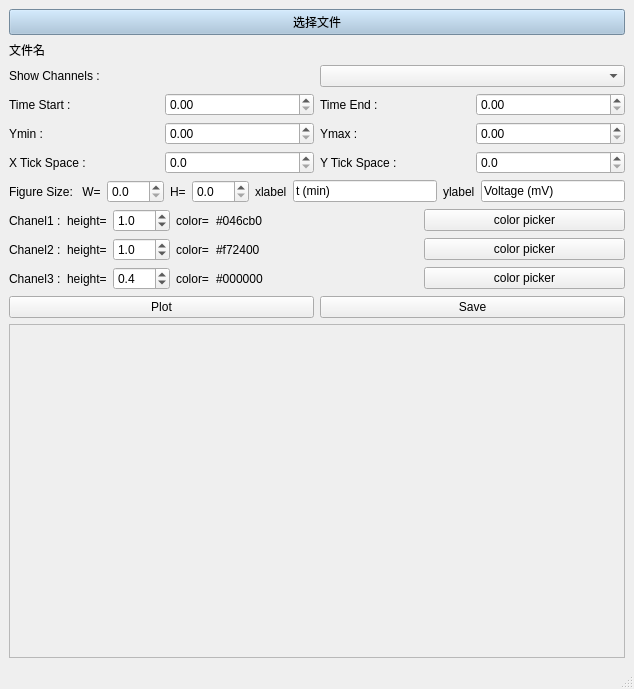
<?xml version="1.0" encoding="UTF-8"?>
<ui version="4.0">
 <class>MainWindow</class>
 <widget class="QMainWindow" name="MainWindow">
  <property name="geometry">
   <rect>
    <x>0</x>
    <y>0</y>
    <width>634</width>
    <height>689</height>
   </rect>
  </property>
  <property name="windowTitle">
   <string>MainWindow</string>
  </property>
  <widget class="QWidget" name="centralwidget">
   <layout class="QVBoxLayout" name="verticalLayout_2">
    <item>
     <widget class="QPushButton" name="input_file_button">
      <property name="mouseTracking">
       <bool>false</bool>
      </property>
      <property name="styleSheet">
       <string notr="true">QPushButton {background-color: #A3C1DA}</string>
      </property>
      <property name="text">
       <string>选择文件</string>
      </property>
     </widget>
    </item>
    <item>
     <widget class="QLabel" name="input_file">
      <property name="text">
       <string>文件名</string>
      </property>
     </widget>
    </item>
    <item>
     <layout class="QVBoxLayout" name="verticalLayout">
      <item>
       <layout class="QHBoxLayout" name="horizontalLayout">
        <item>
         <widget class="QLabel" name="label">
          <property name="text">
           <string>Show Channels :</string>
          </property>
         </widget>
        </item>
        <item>
         <widget class="QComboBox" name="channel_combox"/>
        </item>
       </layout>
      </item>
      <item>
       <layout class="QHBoxLayout" name="horizontalLayout_2">
        <item>
         <widget class="QLabel" name="label_2">
          <property name="text">
           <string>Time Start :</string>
          </property>
         </widget>
        </item>
        <item>
         <widget class="QDoubleSpinBox" name="time_start"/>
        </item>
        <item>
         <widget class="QLabel" name="label_3">
          <property name="text">
           <string>Time End :</string>
          </property>
         </widget>
        </item>
        <item>
         <widget class="QDoubleSpinBox" name="time_end"/>
        </item>
       </layout>
      </item>
      <item>
       <layout class="QHBoxLayout" name="horizontalLayout_3">
        <item>
         <widget class="QLabel" name="label_4">
          <property name="text">
           <string>Ymin :</string>
          </property>
         </widget>
        </item>
        <item>
         <widget class="QDoubleSpinBox" name="y_min"/>
        </item>
        <item>
         <widget class="QLabel" name="label_5">
          <property name="text">
           <string>Ymax :</string>
          </property>
         </widget>
        </item>
        <item>
         <widget class="QDoubleSpinBox" name="y_max"/>
        </item>
       </layout>
      </item>
      <item>
       <layout class="QHBoxLayout" name="horizontalLayout_4">
        <item>
         <widget class="QLabel" name="label_6">
          <property name="text">
           <string>X Tick Space :</string>
          </property>
         </widget>
        </item>
        <item>
         <widget class="QDoubleSpinBox" name="x_tick_space">
          <property name="decimals">
           <number>1</number>
          </property>
         </widget>
        </item>
        <item>
         <widget class="QLabel" name="label_7">
          <property name="text">
           <string>Y Tick Space :</string>
          </property>
         </widget>
        </item>
        <item>
         <widget class="QDoubleSpinBox" name="y_tick_space">
          <property name="decimals">
           <number>1</number>
          </property>
         </widget>
        </item>
       </layout>
      </item>
      <item>
       <layout class="QHBoxLayout" name="horizontalLayout_5">
        <property name="sizeConstraint">
         <enum>QLayout::SetDefaultConstraint</enum>
        </property>
        <item>
         <widget class="QLabel" name="label_8">
          <property name="text">
           <string>Figure Size:</string>
          </property>
         </widget>
        </item>
        <item>
         <widget class="QLabel" name="label_9">
          <property name="sizePolicy">
           <sizepolicy hsizetype="Fixed" vsizetype="Ignored">
            <horstretch>0</horstretch>
            <verstretch>0</verstretch>
           </sizepolicy>
          </property>
          <property name="text">
           <string> W=</string>
          </property>
         </widget>
        </item>
        <item>
         <widget class="QDoubleSpinBox" name="fig_width">
          <property name="sizePolicy">
           <sizepolicy hsizetype="Fixed" vsizetype="Fixed">
            <horstretch>0</horstretch>
            <verstretch>0</verstretch>
           </sizepolicy>
          </property>
          <property name="decimals">
           <number>1</number>
          </property>
         </widget>
        </item>
        <item>
         <widget class="QLabel" name="label_11">
          <property name="sizePolicy">
           <sizepolicy hsizetype="Fixed" vsizetype="Preferred">
            <horstretch>0</horstretch>
            <verstretch>0</verstretch>
           </sizepolicy>
          </property>
          <property name="text">
           <string>H=</string>
          </property>
         </widget>
        </item>
        <item>
         <widget class="QDoubleSpinBox" name="fig_height">
          <property name="sizePolicy">
           <sizepolicy hsizetype="Fixed" vsizetype="Fixed">
            <horstretch>0</horstretch>
            <verstretch>0</verstretch>
           </sizepolicy>
          </property>
          <property name="decimals">
           <number>1</number>
          </property>
         </widget>
        </item>
        <item>
         <widget class="QLabel" name="label_10">
          <property name="text">
           <string>xlabel</string>
          </property>
         </widget>
        </item>
        <item>
         <widget class="QLineEdit" name="xlabel">
          <property name="text">
           <string>t (min)</string>
          </property>
         </widget>
        </item>
        <item>
         <widget class="QLabel" name="label_21">
          <property name="text">
           <string>ylabel</string>
          </property>
         </widget>
        </item>
        <item>
         <widget class="QLineEdit" name="ylabel">
          <property name="text">
           <string>Voltage (mV)</string>
          </property>
         </widget>
        </item>
       </layout>
      </item>
     </layout>
    </item>
    <item>
     <layout class="QHBoxLayout" name="horizontalLayout_11">
      <item>
       <layout class="QHBoxLayout" name="horizontalLayout_6">
        <item>
         <widget class="QLabel" name="label_12">
          <property name="text">
           <string>Chanel1 :</string>
          </property>
         </widget>
        </item>
        <item>
         <widget class="QLabel" name="label_13">
          <property name="sizePolicy">
           <sizepolicy hsizetype="Minimum" vsizetype="Preferred">
            <horstretch>0</horstretch>
            <verstretch>0</verstretch>
           </sizepolicy>
          </property>
          <property name="text">
           <string>height=</string>
          </property>
         </widget>
        </item>
        <item>
         <widget class="QDoubleSpinBox" name="height1">
          <property name="decimals">
           <number>1</number>
          </property>
          <property name="value">
           <double>1.000000000000000</double>
          </property>
         </widget>
        </item>
        <item>
         <widget class="QLabel" name="label_14">
          <property name="text">
           <string>color=</string>
          </property>
         </widget>
        </item>
       </layout>
      </item>
      <item>
       <widget class="QLabel" name="color1">
        <property name="text">
         <string>#046cb0</string>
        </property>
       </widget>
      </item>
      <item>
       <widget class="QPushButton" name="color_picker1">
        <property name="text">
         <string>color picker</string>
        </property>
       </widget>
      </item>
     </layout>
    </item>
    <item>
     <layout class="QHBoxLayout" name="horizontalLayout_12">
      <item>
       <layout class="QHBoxLayout" name="horizontalLayout_9">
        <item>
         <widget class="QLabel" name="label_16">
          <property name="text">
           <string>Chanel2 :</string>
          </property>
         </widget>
        </item>
        <item>
         <widget class="QLabel" name="label_17">
          <property name="text">
           <string>height=</string>
          </property>
         </widget>
        </item>
        <item>
         <widget class="QDoubleSpinBox" name="height2">
          <property name="decimals">
           <number>1</number>
          </property>
          <property name="value">
           <double>1.000000000000000</double>
          </property>
         </widget>
        </item>
        <item>
         <widget class="QLabel" name="label_15">
          <property name="text">
           <string>color=</string>
          </property>
         </widget>
        </item>
       </layout>
      </item>
      <item>
       <widget class="QLabel" name="color2">
        <property name="text">
         <string>#f72400</string>
        </property>
       </widget>
      </item>
      <item>
       <widget class="QPushButton" name="color_picker2">
        <property name="text">
         <string>color picker</string>
        </property>
       </widget>
      </item>
     </layout>
    </item>
    <item>
     <layout class="QHBoxLayout" name="horizontalLayout_13">
      <item>
       <layout class="QHBoxLayout" name="horizontalLayout_10">
        <item>
         <widget class="QLabel" name="label_19">
          <property name="text">
           <string>Chanel3 :</string>
          </property>
         </widget>
        </item>
        <item>
         <widget class="QLabel" name="label_20">
          <property name="text">
           <string>height=</string>
          </property>
         </widget>
        </item>
        <item>
         <widget class="QDoubleSpinBox" name="height3">
          <property name="decimals">
           <number>1</number>
          </property>
          <property name="value">
           <double>0.400000000000000</double>
          </property>
         </widget>
        </item>
        <item>
         <widget class="QLabel" name="label_18">
          <property name="text">
           <string>color=</string>
          </property>
         </widget>
        </item>
       </layout>
      </item>
      <item>
       <widget class="QLabel" name="color3">
        <property name="text">
         <string>#000000</string>
        </property>
       </widget>
      </item>
      <item>
       <widget class="QPushButton" name="color_picker3">
        <property name="text">
         <string>color picker</string>
        </property>
       </widget>
      </item>
     </layout>
    </item>
    <item>
     <layout class="QHBoxLayout" name="horizontalLayout_14">
      <item>
       <widget class="QPushButton" name="plot_button">
        <property name="text">
         <string>Plot</string>
        </property>
       </widget>
      </item>
      <item>
       <widget class="QPushButton" name="save_button">
        <property name="text">
         <string>Save</string>
        </property>
       </widget>
      </item>
     </layout>
    </item>
    <item>
     <widget class="QScrollArea" name="scrollArea">
      <property name="widgetResizable">
       <bool>true</bool>
      </property>
      <widget class="QWidget" name="scrollAreaWidgetContents">
       <property name="geometry">
        <rect>
         <x>0</x>
         <y>0</y>
         <width>614</width>
         <height>304</height>
        </rect>
       </property>
      </widget>
     </widget>
    </item>
   </layout>
  </widget>
  <widget class="QMenuBar" name="menubar">
   <property name="geometry">
    <rect>
     <x>0</x>
     <y>0</y>
     <width>634</width>
     <height>22</height>
    </rect>
   </property>
  </widget>
  <widget class="QStatusBar" name="statusbar"/>
 </widget>
 <resources/>
 <connections/>
</ui>
